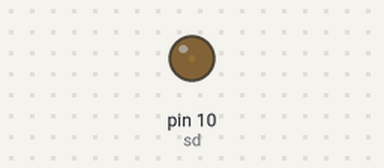
The sketch below on a simulated Arduino Uno, built with avr-gcc and run on an emulated ATmega328P. On the bench: output pins drawn as LEDs (lit = HIGH).

Above: at 0.05 s.
At 0.65 s:
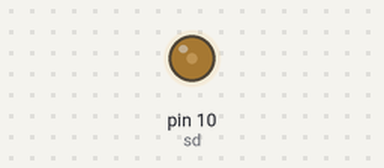
At 1.25 s:
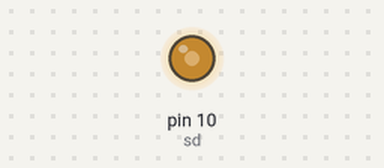
At 2.5 s:
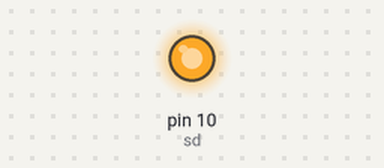
Timing chart, 0 to 5.8 s (numbered marks = the images above):
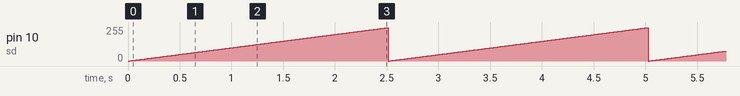

The sketch:

motor.ino
```cpp
int sd = 10;
void setup()
{
 // Serial.begin(9600);
  pinMode(sd, OUTPUT);
}

void loop()
{

for(int i=0; i<=250; i++)
{
analogWrite(sd, i);
delay(10);
}

//delay(1000);


}
```

Measured:
- by itself, pin 10 (sd): ramps from 0/255 to 250/255 and jumps back, once every 2.5 s
